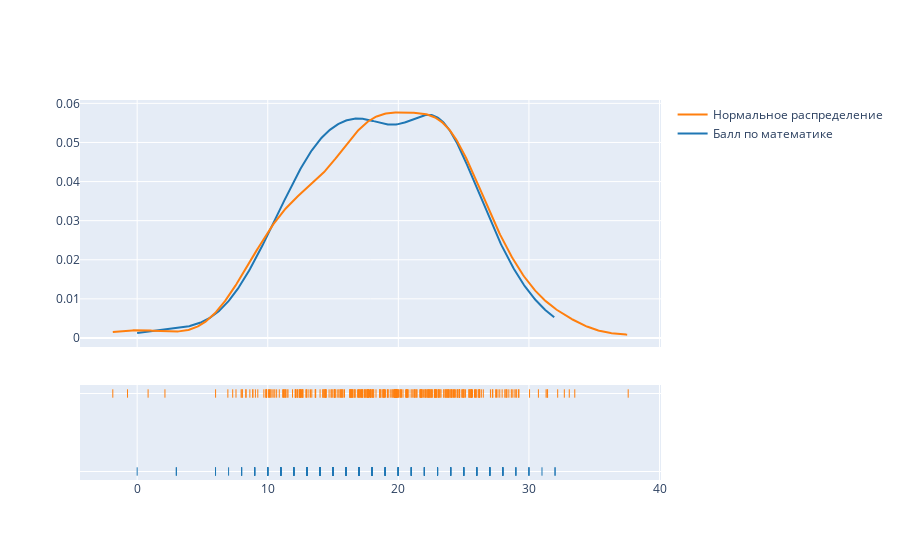

The notebook cell saved with this chart:
### Code cell
ff.create_distplot([df_wide[df_wide['treat'] == 1]['tot_math2'].dropna(),
                    np.random.normal(df_wide[df_wide['treat'] == 1]['tot_math2'].dropna().mean(),
                                     df_wide[df_wide['treat'] == 1]['tot_math2'].dropna().std(),len(df_wide[df_wide['treat'] == 1]))], 
                                     ['Балл по математике','Нормальное распределение'], show_hist=False)

### Figure 1 — Plotly figure (JSON) as saved in the notebook; plotly's stock layout.template omitted (floating-point values rounded to 4 significant figures; data arrays with more than 128 entries replaced by an {"elided": "..."} marker saying what was removed)
{"data": [{"legendgroup": "Балл по математике", "marker": {"color": "rgb(31, 119, 180)"}, "mode": "lines", "name": "Балл по математике", "showlegend": true, "type": "scatter", "x": {"elided": "500 float values"}, "xaxis": "x", "y": {"elided": "500 float values"}, "yaxis": "y"}, {"legendgroup": "Нормальное распределение", "marker": {"color": "rgb(255, 127, 14)"}, "mode": "lines", "name": "Нормальное распределение", "showlegend": true, "type": "scatter", "x": {"elided": "500 float values"}, "xaxis": "x", "y": {"elided": "500 float values"}, "yaxis": "y"}, {"legendgroup": "Балл по математике", "marker": {"color": "rgb(31, 119, 180)", "symbol": "line-ns-open"}, "mode": "markers", "name": "Балл по математике", "showlegend": false, "type": "scatter", "x": {"elided": "266 int values"}, "xaxis": "x", "y": {"elided": "266 str values"}, "yaxis": "y2"}, {"legendgroup": "Нормальное распределение", "marker": {"color": "rgb(255, 127, 14)", "symbol": "line-ns-open"}, "mode": "markers", "name": "Нормальное распределение", "showlegend": false, "type": "scatter", "x": {"elided": "314 float values"}, "xaxis": "x", "y": {"elided": "314 str values"}, "yaxis": "y2"}], "layout": {"barmode": "overlay", "hovermode": "closest", "legend": {"traceorder": "reversed"}, "xaxis": {"anchor": "y2", "domain": [0, 1], "zeroline": false}, "yaxis": {"anchor": "free", "domain": [0.35, 1], "position": 0}, "yaxis2": {"anchor": "x", "domain": [0, 0.25], "dtick": 1, "showticklabels": false}}}
